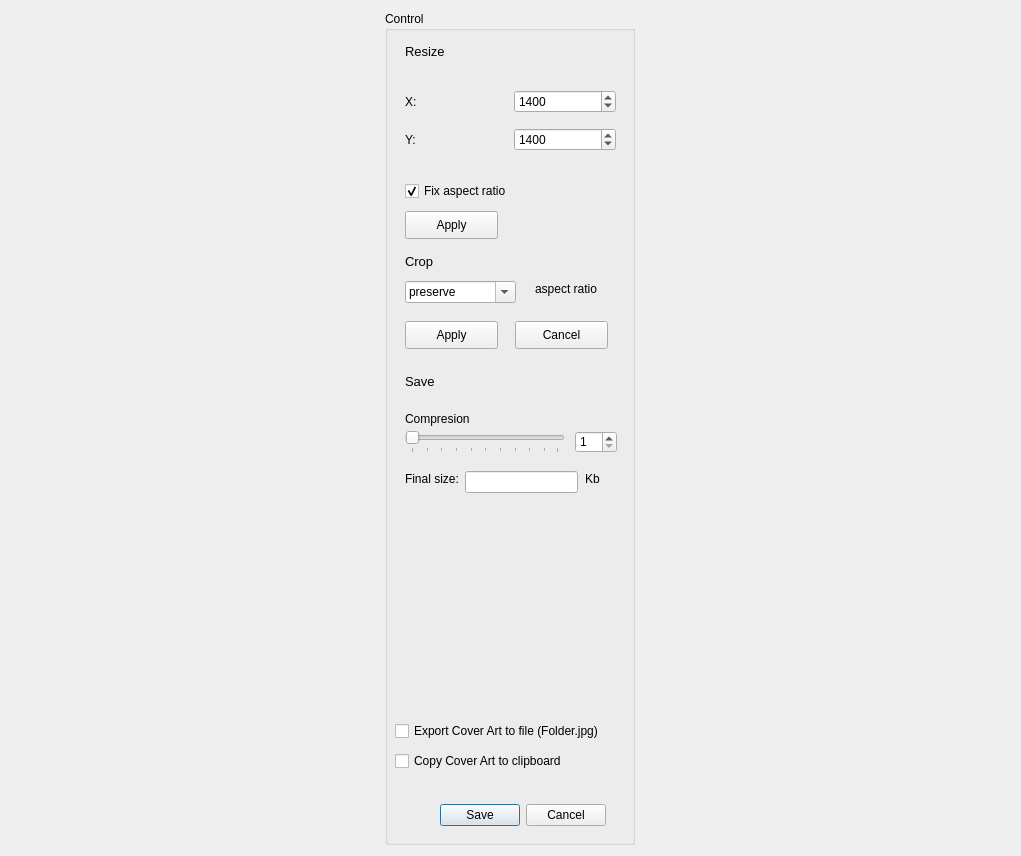
<?xml version="1.0" encoding="UTF-8"?>
<ui version="4.0">
 <class>dialog</class>
 <widget class="QDialog" name="dialog">
  <property name="geometry">
   <rect>
    <x>0</x>
    <y>0</y>
    <width>1021</width>
    <height>856</height>
   </rect>
  </property>
  <property name="sizePolicy">
   <sizepolicy hsizetype="Minimum" vsizetype="Minimum">
    <horstretch>0</horstretch>
    <verstretch>0</verstretch>
   </sizepolicy>
  </property>
  <property name="windowTitle">
   <string>Dialog</string>
  </property>
  <layout class="QGridLayout" name="gridLayout_2">
   <item row="0" column="1">
    <widget class="QGroupBox" name="groupBox">
     <property name="maximumSize">
      <size>
       <width>250</width>
       <height>16777215</height>
      </size>
     </property>
     <property name="title">
      <string>Control</string>
     </property>
     <widget class="QWidget" name="gridLayoutWidget">
      <property name="geometry">
       <rect>
        <x>20</x>
        <y>70</y>
        <width>211</width>
        <height>81</height>
       </rect>
      </property>
      <layout class="QGridLayout" name="gridLayout">
       <property name="sizeConstraint">
        <enum>QLayout::SetMinimumSize</enum>
       </property>
       <item row="1" column="0">
        <widget class="QLabel" name="label_2">
         <property name="text">
          <string>X:</string>
         </property>
        </widget>
       </item>
       <item row="1" column="1">
        <widget class="QSpinBox" name="size_spinbox_Y">
         <property name="minimum">
          <number>10</number>
         </property>
         <property name="maximum">
          <number>2000</number>
         </property>
         <property name="value">
          <number>1400</number>
         </property>
        </widget>
       </item>
       <item row="2" column="0">
        <widget class="QLabel" name="label_3">
         <property name="text">
          <string>Y:</string>
         </property>
        </widget>
       </item>
       <item row="2" column="1">
        <widget class="QSpinBox" name="size_spinbox_X">
         <property name="minimum">
          <number>10</number>
         </property>
         <property name="maximum">
          <number>2000</number>
         </property>
         <property name="value">
          <number>1400</number>
         </property>
        </widget>
       </item>
      </layout>
     </widget>
     <widget class="QCheckBox" name="ca_file">
      <property name="geometry">
       <rect>
        <x>10</x>
        <y>710</y>
        <width>241</width>
        <height>20</height>
       </rect>
      </property>
      <property name="text">
       <string>Export Cover Art to file (Folder.jpg)</string>
      </property>
     </widget>
     <widget class="QCheckBox" name="ca_clipboard">
      <property name="geometry">
       <rect>
        <x>10</x>
        <y>740</y>
        <width>221</width>
        <height>20</height>
       </rect>
      </property>
      <property name="text">
       <string>Copy Cover Art to clipboard</string>
      </property>
      <property name="checked">
       <bool>false</bool>
      </property>
     </widget>
     <widget class="QLabel" name="label">
      <property name="geometry">
       <rect>
        <x>20</x>
        <y>30</y>
        <width>171</width>
        <height>21</height>
       </rect>
      </property>
      <property name="sizePolicy">
       <sizepolicy hsizetype="Minimum" vsizetype="Minimum">
        <horstretch>0</horstretch>
        <verstretch>0</verstretch>
       </sizepolicy>
      </property>
      <property name="text">
       <string>&lt;html&gt;&lt;head/&gt;&lt;body&gt;&lt;p&gt;&lt;span style=&quot; font-size:10pt;&quot;&gt;Resize&lt;/span&gt;&lt;/p&gt;&lt;/body&gt;&lt;/html&gt;</string>
      </property>
     </widget>
     <widget class="QCheckBox" name="ca_ratio">
      <property name="geometry">
       <rect>
        <x>20</x>
        <y>170</y>
        <width>121</width>
        <height>20</height>
       </rect>
      </property>
      <property name="text">
       <string>Fix aspect ratio</string>
      </property>
      <property name="checked">
       <bool>true</bool>
      </property>
     </widget>
     <widget class="QLabel" name="label_4">
      <property name="geometry">
       <rect>
        <x>20</x>
        <y>240</y>
        <width>61</width>
        <height>21</height>
       </rect>
      </property>
      <property name="text">
       <string>&lt;html&gt;&lt;head/&gt;&lt;body&gt;&lt;p&gt;&lt;span style=&quot; font-size:10pt;&quot;&gt;Crop&lt;/span&gt;&lt;/p&gt;&lt;/body&gt;&lt;/html&gt;</string>
      </property>
     </widget>
     <widget class="QComboBox" name="ca_dropdown">
      <property name="geometry">
       <rect>
        <x>20</x>
        <y>270</y>
        <width>111</width>
        <height>22</height>
       </rect>
      </property>
      <property name="editable">
       <bool>true</bool>
      </property>
      <property name="currentText">
       <string>preserve</string>
      </property>
     </widget>
     <widget class="QLabel" name="label_5">
      <property name="geometry">
       <rect>
        <x>20</x>
        <y>360</y>
        <width>61</width>
        <height>21</height>
       </rect>
      </property>
      <property name="text">
       <string>&lt;html&gt;&lt;head/&gt;&lt;body&gt;&lt;p&gt;&lt;span style=&quot; font-size:10pt;&quot;&gt;Save&lt;/span&gt;&lt;/p&gt;&lt;/body&gt;&lt;/html&gt;</string>
      </property>
     </widget>
     <widget class="QLabel" name="label_6">
      <property name="geometry">
       <rect>
        <x>150</x>
        <y>270</y>
        <width>81</width>
        <height>16</height>
       </rect>
      </property>
      <property name="text">
       <string>aspect ratio</string>
      </property>
     </widget>
     <widget class="QSlider" name="compresion_slider">
      <property name="geometry">
       <rect>
        <x>20</x>
        <y>420</y>
        <width>160</width>
        <height>22</height>
       </rect>
      </property>
      <property name="minimum">
       <number>1</number>
      </property>
      <property name="maximum">
       <number>100</number>
      </property>
      <property name="orientation">
       <enum>Qt::Horizontal</enum>
      </property>
      <property name="tickPosition">
       <enum>QSlider::TicksBelow</enum>
      </property>
      <property name="tickInterval">
       <number>10</number>
      </property>
     </widget>
     <widget class="QSpinBox" name="compresion_spinbox">
      <property name="geometry">
       <rect>
        <x>190</x>
        <y>420</y>
        <width>42</width>
        <height>22</height>
       </rect>
      </property>
      <property name="minimum">
       <number>1</number>
      </property>
      <property name="maximum">
       <number>100</number>
      </property>
     </widget>
     <widget class="QLabel" name="label_7">
      <property name="geometry">
       <rect>
        <x>20</x>
        <y>400</y>
        <width>91</width>
        <height>16</height>
       </rect>
      </property>
      <property name="text">
       <string>Compresion</string>
      </property>
     </widget>
     <widget class="QLabel" name="size_label">
      <property name="geometry">
       <rect>
        <x>20</x>
        <y>460</y>
        <width>55</width>
        <height>16</height>
       </rect>
      </property>
      <property name="text">
       <string>Final size: </string>
      </property>
     </widget>
     <widget class="QLineEdit" name="size_box">
      <property name="geometry">
       <rect>
        <x>80</x>
        <y>460</y>
        <width>113</width>
        <height>22</height>
       </rect>
      </property>
      <property name="alignment">
       <set>Qt::AlignRight|Qt::AlignTrailing|Qt::AlignVCenter</set>
      </property>
     </widget>
     <widget class="QLabel" name="label_8">
      <property name="geometry">
       <rect>
        <x>200</x>
        <y>460</y>
        <width>31</width>
        <height>16</height>
       </rect>
      </property>
      <property name="text">
       <string>Kb</string>
      </property>
     </widget>
     <widget class="QPushButton" name="apply_ratio">
      <property name="geometry">
       <rect>
        <x>20</x>
        <y>200</y>
        <width>93</width>
        <height>28</height>
       </rect>
      </property>
      <property name="text">
       <string>Apply</string>
      </property>
     </widget>
     <widget class="QPushButton" name="apply_crop">
      <property name="geometry">
       <rect>
        <x>20</x>
        <y>310</y>
        <width>93</width>
        <height>28</height>
       </rect>
      </property>
      <property name="text">
       <string>Apply</string>
      </property>
     </widget>
     <widget class="QDialogButtonBox" name="buttonBox">
      <property name="geometry">
       <rect>
        <x>20</x>
        <y>790</y>
        <width>201</width>
        <height>28</height>
       </rect>
      </property>
      <property name="maximumSize">
       <size>
        <width>250</width>
        <height>16777215</height>
       </size>
      </property>
      <property name="orientation">
       <enum>Qt::Horizontal</enum>
      </property>
      <property name="standardButtons">
       <set>QDialogButtonBox::Cancel|QDialogButtonBox::Save</set>
      </property>
     </widget>
     <widget class="QPushButton" name="cancel_crop">
      <property name="geometry">
       <rect>
        <x>130</x>
        <y>310</y>
        <width>93</width>
        <height>28</height>
       </rect>
      </property>
      <property name="text">
       <string>Cancel</string>
      </property>
     </widget>
    </widget>
   </item>
   <item row="0" column="0">
    <layout class="QGridLayout" name="picture_frame">
     <property name="sizeConstraint">
      <enum>QLayout::SetMaximumSize</enum>
     </property>
    </layout>
   </item>
  </layout>
 </widget>
 <resources/>
 <connections>
  <connection>
   <sender>buttonBox</sender>
   <signal>accepted()</signal>
   <receiver>dialog</receiver>
   <slot>accept()</slot>
   <hints>
    <hint type="sourcelabel">
     <x>248</x>
     <y>254</y>
    </hint>
    <hint type="destinationlabel">
     <x>157</x>
     <y>274</y>
    </hint>
   </hints>
  </connection>
  <connection>
   <sender>buttonBox</sender>
   <signal>rejected()</signal>
   <receiver>dialog</receiver>
   <slot>reject()</slot>
   <hints>
    <hint type="sourcelabel">
     <x>316</x>
     <y>260</y>
    </hint>
    <hint type="destinationlabel">
     <x>286</x>
     <y>274</y>
    </hint>
   </hints>
  </connection>
 </connections>
</ui>
